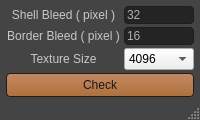
<?xml version="1.0" encoding="UTF-8"?>
<ui version="4.0">
 <class>ldmt_checkUVBleed</class>
 <widget class="QMainWindow" name="ldmt_checkUVBleed">
  <property name="geometry">
   <rect>
    <x>0</x>
    <y>0</y>
    <width>200</width>
    <height>120</height>
   </rect>
  </property>
  <property name="minimumSize">
   <size>
    <width>200</width>
    <height>120</height>
   </size>
  </property>
  <property name="maximumSize">
   <size>
    <width>200</width>
    <height>120</height>
   </size>
  </property>
  <property name="windowTitle">
   <string>Check UV Bleed</string>
  </property>
  <property name="styleSheet">
   <string notr="true">QMainWindow{
background-color: rgb(68,68,68);
}
QWidget#centralwidget{
background-color: rgb(68,68,68);
}
QPushButton{ 
border:1px solid rgb(30,30,30);
border-radius:4px;
background-color: qlineargradient(spread:pad, x1:1, y1:1, x2:1, y2:0, stop:0 rgba(189, 118, 57, 225), stop:1 rgba(235, 158, 108, 195));
color:rgb(25,25,25);}
QPushButton:hover{ 
 border:1px solid rgb(30,30,30);
background-color: qlineargradient(spread:pad, x1:1, y1:1, x2:1, y2:0, stop:0 rgba(189, 118, 57, 225), stop:1 rgba(255, 178, 128, 195));
color:rgb(25,25,25);}
QPushButton:pressed{ 
 border:1px solid rgb(30,30,30);
background-color: qlineargradient(spread:pad, x1:1, y1:1, x2:1, y2:0, stop:0 rgba(235, 158, 108, 195), stop:1 rgba( 189, 118, 57, 225));
color:rgb(25,25,25);}

QRadioButton{
color:rgb(175,175,175);
}
QCheckBox{
color:rgb(175,175,175);
}

QStatusBar QLabel {
    border: 3px solid white;
}

QStatusBar {
    color: rgb(175,175,175);
}

QStatusBar::item {
    border: 1px solid red;
    border-radius: 3px;
}</string>
  </property>
  <widget class="QWidget" name="centralwidget">
   <property name="minimumSize">
    <size>
     <width>200</width>
     <height>100</height>
    </size>
   </property>
   <property name="maximumSize">
    <size>
     <width>200</width>
     <height>100</height>
    </size>
   </property>
   <layout class="QGridLayout" name="gridLayout">
    <property name="leftMargin">
     <number>6</number>
    </property>
    <property name="topMargin">
     <number>6</number>
    </property>
    <property name="rightMargin">
     <number>6</number>
    </property>
    <property name="bottomMargin">
     <number>0</number>
    </property>
    <property name="spacing">
     <number>3</number>
    </property>
    <item row="0" column="0">
     <widget class="QLabel" name="label">
      <property name="statusTip">
       <string>Input group count.</string>
      </property>
      <property name="layoutDirection">
       <enum>Qt::LeftToRight</enum>
      </property>
      <property name="styleSheet">
       <string notr="true">color:rgb(200,200,200);</string>
      </property>
      <property name="text">
       <string>Shell Bleed ( pixel )</string>
      </property>
      <property name="alignment">
       <set>Qt::AlignCenter</set>
      </property>
     </widget>
    </item>
    <item row="0" column="1">
     <widget class="QLineEdit" name="text_shellBleed">
      <property name="maximumSize">
       <size>
        <width>70</width>
        <height>16777215</height>
       </size>
      </property>
      <property name="statusTip">
       <string>Set shell  to shell min distance.</string>
      </property>
      <property name="styleSheet">
       <string notr="true">border-radius: 4px;
border:1px solid rgb(30,30,30);
background-color: rgb(30,30,30, 215);
color:rgb(175,175,175);</string>
      </property>
      <property name="text">
       <string>32</string>
      </property>
     </widget>
    </item>
    <item row="3" column="0" colspan="2">
     <widget class="QPushButton" name="btn_check">
      <property name="sizePolicy">
       <sizepolicy hsizetype="Preferred" vsizetype="Preferred">
        <horstretch>0</horstretch>
        <verstretch>0</verstretch>
       </sizepolicy>
      </property>
      <property name="minimumSize">
       <size>
        <width>0</width>
        <height>20</height>
       </size>
      </property>
      <property name="maximumSize">
       <size>
        <width>16777215</width>
        <height>24</height>
       </size>
      </property>
      <property name="font">
       <font>
        <family>Segoe UI</family>
       </font>
      </property>
      <property name="cursor">
       <cursorShape>PointingHandCursor</cursorShape>
      </property>
      <property name="statusTip">
       <string>Check if uv bleed is too short.</string>
      </property>
      <property name="styleSheet">
       <string notr="true">QPushButton{ 
border:1px solid rgb(30,30,30);
border-radius:4px;
background-color: qlineargradient(spread:pad, x1:1, y1:1, x2:1, y2:0, stop:0 rgba(189, 118, 57, 225), stop:1 rgba(235, 158, 108, 195));
color:rgb(25,25,25);}
QPushButton:hover{ 
 border:1px solid rgb(30,30,30);
background-color: qlineargradient(spread:pad, x1:1, y1:1, x2:1, y2:0, stop:0 rgba(189, 118, 57, 225), stop:1 rgba(255, 178, 128, 195));
color:rgb(25,25,25);}
QPushButton:pressed{ 
 border:1px solid rgb(30,30,30);
background-color: qlineargradient(spread:pad, x1:1, y1:1, x2:1, y2:0, stop:0 rgba(235, 158, 108, 195), stop:1 rgba( 189, 118, 57, 225));
color:rgb(25,25,25);}
</string>
      </property>
      <property name="text">
       <string>Check</string>
      </property>
     </widget>
    </item>
    <item row="1" column="0">
     <widget class="QLabel" name="label_2">
      <property name="statusTip">
       <string>Input group count.</string>
      </property>
      <property name="layoutDirection">
       <enum>Qt::LeftToRight</enum>
      </property>
      <property name="styleSheet">
       <string notr="true">color:rgb(200,200,200);</string>
      </property>
      <property name="text">
       <string>Border Bleed ( pixel )</string>
      </property>
      <property name="alignment">
       <set>Qt::AlignCenter</set>
      </property>
     </widget>
    </item>
    <item row="1" column="1">
     <widget class="QLineEdit" name="text_borderBleed">
      <property name="maximumSize">
       <size>
        <width>70</width>
        <height>16777215</height>
       </size>
      </property>
      <property name="statusTip">
       <string>Set shell  to border min distance.</string>
      </property>
      <property name="styleSheet">
       <string notr="true">border-radius: 4px;
border:1px solid rgb(30,30,30);
background-color: rgb(30,30,30, 215);
color:rgb(175,175,175);</string>
      </property>
      <property name="text">
       <string>16</string>
      </property>
     </widget>
    </item>
    <item row="2" column="0">
     <widget class="QLabel" name="label_3">
      <property name="statusTip">
       <string>Input group count.</string>
      </property>
      <property name="layoutDirection">
       <enum>Qt::LeftToRight</enum>
      </property>
      <property name="styleSheet">
       <string notr="true">color:rgb(200,200,200);</string>
      </property>
      <property name="text">
       <string>Texture Size</string>
      </property>
      <property name="alignment">
       <set>Qt::AlignCenter</set>
      </property>
     </widget>
    </item>
    <item row="2" column="1">
     <widget class="QComboBox" name="box_textureSize">
      <property name="statusTip">
       <string>Choose texture size.</string>
      </property>
      <item>
       <property name="text">
        <string>4096</string>
       </property>
      </item>
      <item>
       <property name="text">
        <string>2048</string>
       </property>
      </item>
      <item>
       <property name="text">
        <string>1024</string>
       </property>
      </item>
      <item>
       <property name="text">
        <string>512</string>
       </property>
      </item>
     </widget>
    </item>
   </layout>
  </widget>
  <widget class="QStatusBar" name="statusbar">
   <property name="statusTip">
    <string/>
   </property>
  </widget>
 </widget>
 <resources/>
 <connections/>
</ui>
